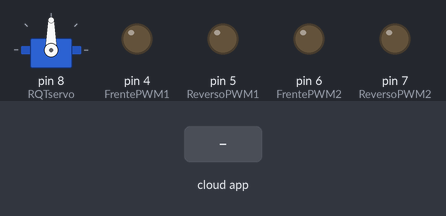
Recording of a sketch running on a simulated Arduino Uno, built with avr-gcc and run on an emulated ATmega328P. Parts: servo, output pins drawn as LEDs (lit = HIGH). The test bench sets the inputs (shaded band). The ROS host is connected and sends only what is stated.

Above: at 1.2 s.
1.3 s: the phone or cloud app sets linear.x to -100
At 2.5 s:
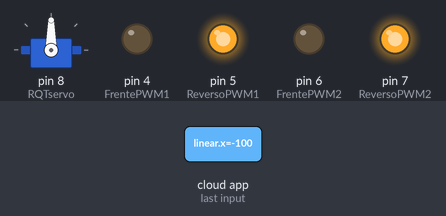
2.8 s: the phone or cloud app sets linear.x to 100
At 3.8 s:
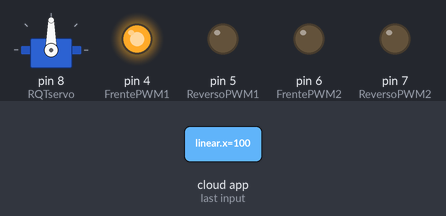
4.3 s: the phone or cloud app sets angular.z to -100
At 4.9 s:
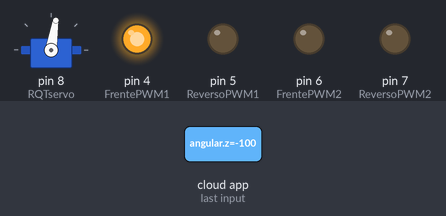
5.8 s: the phone or cloud app sets angular.z to 100
At 6.1 s:
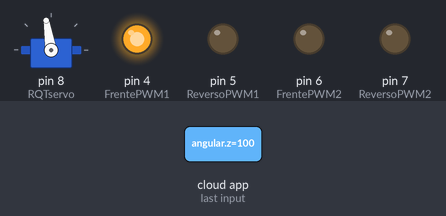
Timing chart, 0 to 8.3 s (numbered marks = the images above; inputs shaded):
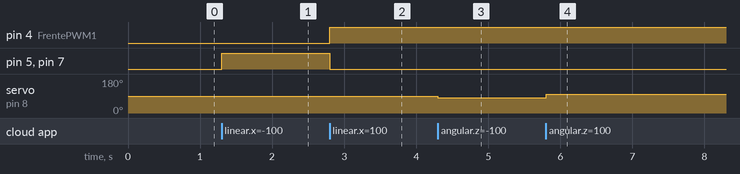

Measured:
- after the input at 1.3 s, pin 5 (ReversoPWM1), pin 7 (ReversoPWM2): LOW → HIGH at once
- after the input at 2.8 s, pin 4 (FrentePWM1): LOW → HIGH at once; pin 5 (ReversoPWM1), pin 7 (ReversoPWM2): HIGH → LOW at once
- after the input at 4.3 s, servo on pin 8 (RQTservo): 90° → 81° at once
- after the input at 5.8 s, servo on pin 8 (RQTservo): 81° → 99° at once

The sketch:

SERVO_OK_28102023.ino
```cpp
#include <Servo.h>
#include <ArduinoHardware.h>
#include <ros.h>
#include <geometry_msgs/Twist.h>

Servo RQTservo;

float CTRL_Velocidade, AnguloServo;
float Velocidade_linear, Velocidade_angular;

int FrentePWM1 = 4;
int ReversoPWM1 = 5;
int FrentePWM2 = 6;
int ReversoPWM2 = 7;

ros::NodeHandle nh;
void CTRL_Baja(const geometry_msgs::Twist& vel) {
  Velocidade_linear = vel.linear.x;
  Velocidade_angular = vel.angular.z;
}

ros::Subscriber<geometry_msgs::Twist> sub_CTRL("cmd_vel", &CTRL_Baja);

void setup() {
  RQTservo.attach(8);
  pinMode(FrentePWM2, OUTPUT);
  pinMode(ReversoPWM2, OUTPUT);
  nh.initNode();
  nh.subscribe(sub_CTRL);

}
void loop() {
//======== Direção
  AnguloServo = map(Velocidade_angular, -10, 10, 0, 180);
RQTservo.write(AnguloServo);

//======== Deslocamento
  if (Velocidade_linear == 0) {
    CTRL_Velocidade = 512;
  } else {
    CTRL_Velocidade = (Velocidade_linear * 512) + 512;
  }

  if (CTRL_Velocidade < 512) {
    // reverse rotation
    int reversePWM = -(CTRL_Velocidade - 511) / 2;
    analogWrite(FrentePWM1, 0);
    analogWrite(ReversoPWM1, reversePWM);
    analogWrite(FrentePWM2, 0);
    analogWrite(ReversoPWM2, reversePWM);

  } else {
    // forward rotation
    int forwardPWM = (CTRL_Velocidade - 512) / 2;
    analogWrite(FrentePWM1, forwardPWM);
    analogWrite(ReversoPWM1, 0);
    analogWrite(FrentePWM2, forwardPWM);
    analogWrite(ReversoPWM2, 0);
  }

  nh.spinOnce();
}
```
